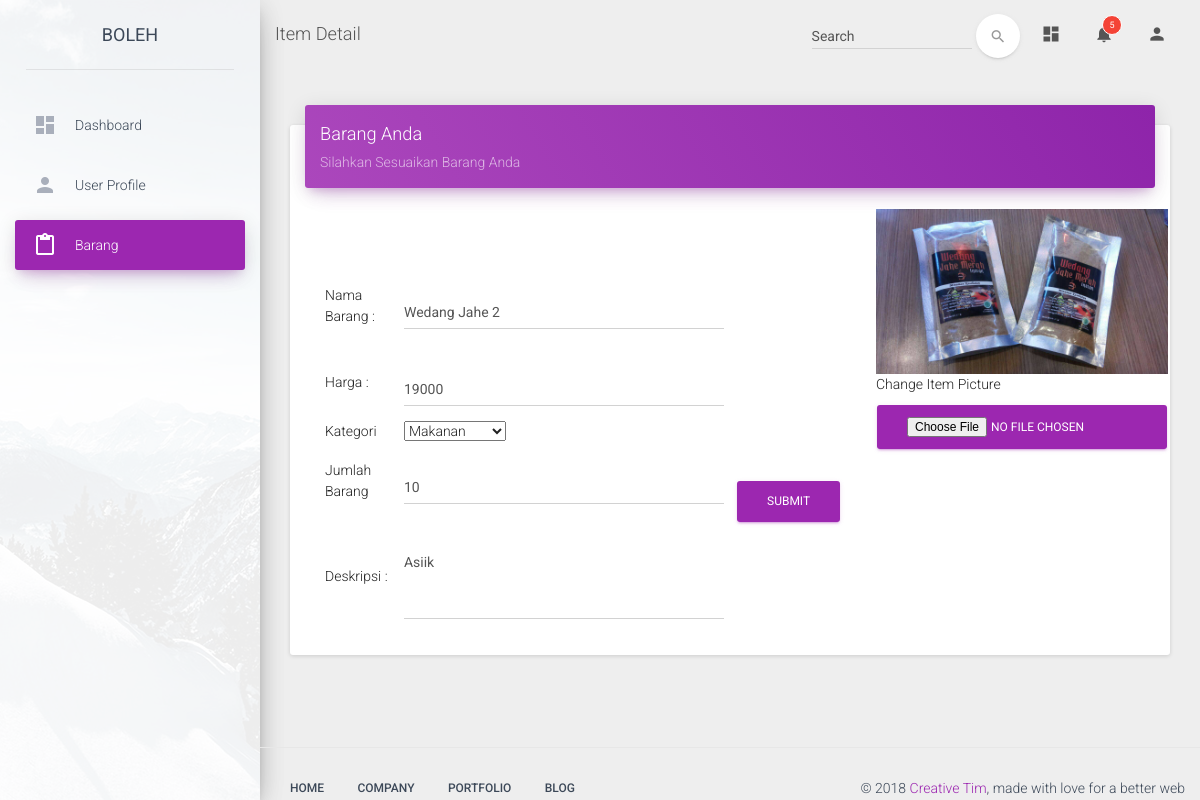
The page /dashboard/src/edititem.php?id=19 on the database its author committed.
### tables this page shows
CREATE TABLE `items` (
  `id_item` int(11) NOT NULL,
  `item_name` varchar(100) NOT NULL,
  `price` int(25) NOT NULL,
  `type` int(11) NOT NULL,
  `pic` varchar(100) NOT NULL,
  `description` text NOT NULL
);

CREATE TABLE `has_item` (
  `quantity` int(11) NOT NULL,
  `id_item` int(11) NOT NULL,
  `id_user` int(11) NOT NULL
);

### dashboard/src/edititem.php (the view, shortened to what this page needs)
<?php
include "config.php";
$id = $_GET['id'];
$query = mysqli_query($conn, "SELECT * FROM items WHERE id_item = '$id' ");
$query2 = mysqli_query($conn, "SELECT * FROM items JOIN has_item ON items.id_item = has_item.id_item WHERE has_item.id_item = $id ");
$result = mysqli_fetch_array($query);
$result2 = mysqli_fetch_array($query2);
 ?>
<!doctype html>
<html lang="en">
<head>
    <link href="../assets/css/bootstrap.min.css" rel="stylesheet" />
    <link href="../assets/css/material-dashboard.css" rel="stylesheet"/>
    <link href="../assets/css/demo.css" rel="stylesheet" />
    <link href="http://maxcdn.bootstrapcdn.com/font-awesome/latest/css/font-awesome.min.css" rel="stylesheet">
</head>
<body>
	<div class="wrapper">
	    <div class="sidebar" data-color="purple" data-image="../assets/img/sidebar-1.jpg">
			<div class="logo">
				<a href="..\..\home.php" class="simple-text">
					BOLEH
				</a>
			</div>
	    	<div class="sidebar-wrapper">
				<ul class="nav">
	                <li>
	                    <a href="dashboard.php">
	                        <i class="material-icons">dashboard</i>
	                        <p>Dashboard</p>
	                    </a>
	                </li>
	                <li>
	                    <a href="seller.php">
	                        <i class="material-icons">person</i>
	                        <p>User Profile</p>
	                    </a>
	                </li>
	                <li class="active">
	                    <a href="table.php">
	                        <i class="material-icons">content_paste</i>
	                        <p>Barang</p>
	                    </a>
	                </li>
	            </ul>
	    	</div>
	    </div>
	    <div class="main-panel">
			<nav class="navbar navbar-transparent navbar-absolute">
				<div class="container-fluid">
					<div class="navbar-header">
						<h4 >Item Detail</h4>
					</div>
					<div class="collapse navbar-collapse">
						<ul class="nav navbar-nav navbar-right">
							<li>
								<a href="#pablo" class="dropdown-toggle" data-toggle="dropdown">
									<i class="material-icons">dashboard</i>
								</a>
							</li>
							<li class="dropdown">
								<a href="#" class="dropdown-toggle" data-toggle="dropdown">
									<i class="material-icons">notifications</i>
									<span class="notification">5</span>
								</a>
							</li>
							<li>
								<a href="#pablo" class="dropdown-toggle" data-toggle="dropdown">
	 							   <i class="material-icons">person</i>
	 						   </a>
							</li>
						</ul>
						<form class="navbar-form navbar-right" role="search">
							<div class="form-group  is-empty">
	                        	<input type="text" class="form-control" placeholder="Search">
							</div>
							<button type="submit" class="btn btn-white btn-round btn-just-icon">
								<i class="material-icons">search</i><div class="ripple-container"></div>
							</button>
	                    </form>
					</div>
				</div>
			</nav>
			<div class="content">
				 <div class="container-fluid">
						 <div class="row">
								 <div class="col-md-12">
										 <div class="card">
												 <div class="card-header" data-background-color="purple">
														 <h4 class="title">Barang Anda</h4>
														 <p class="category">Silahkan Sesuaikan Barang Anda</p>
												 </div>
                             <div class="card-content table-responsive">
                              <form method="post" action="modules/edititem_process.php" enctype="multipart/form-data">
                                <div class="col-md-6">
                                  <table>
                                    <tbody>
                                         <div class="col-sm-3">
                                           <div class="form-group">
                                               <tr>
                                                 <td>Nama Barang :  </td>
                                                 <td><input type="text" name="item_name" placeholder = "Masukkan Nama Barang Anda" class="form-control" value="<?php echo $result['item_name'];?>" required></td>
                                               </tr>
                                           </div>
                                         </div>
                                         <div class="col-sm-3">
                                           <div class="form-group">
                                               <tr>
                                                 <td>Harga : </td>
                                                 <td><input type="number" min = 0 onkeypress="return event.charCode >=48" name="item_price" placeholder = "Masukkan Harga Barang" class="form-control" value="<?php echo $result['price'];?>" required></td>
                                               </tr>
                                           </div>
                                         </div>
                                           <div class="col-sm-3">
                                             <div class="dropdown">
                                                   <tr>
                                                     <td>Kategori</td>
                                                     <td><select class="dropdown-toggle" name="category">
                                                        <option value="0">Makanan</option>
                                                        </select>
                                                     </td>
                                                   </tr>
                                             </div>
                                           </div>
                                           <div class="col-sm-3">
                                             <div class="dropdown">
                                                   <tr>
                                                     <td>Jumlah Barang</td>
                                                     <td><input type="number" min= 0  onkeypress="return event.charCode >=48" name="quantity" placeholder = "Masukkan Jumlah Barang" class="form-control" value="<?php echo $result2['quantity'];?>" required></td>
                                                   </tr>
                                             </div>
                                           </div>
                                           <div class="col-sm-3">
                                             <div class="form-group">
                                                 <tr>
                                                   <td>Deskripsi : </td>
                                                   <td><textarea class="form-control" cols="60" rows="3" name="description" placeholder="Silahkan Masukan Deskripsi Barang Anda" rows="5"><?php echo $result2['description'];?></textarea>
                                                 </tr>
                                             </div>
                                           </div>
                                       </tbody>
                                  </table>
                                </div>
                                <div class="col-md-2">
                                </div>
                                <div class="col-md-4">
                                  <table>
                                   <tbody>
                                     <tr>
                                       <td><img src="images/<?php echo $result['pic'];?>"></td>
                                     </tr>
                                     <tr>
                                       <td>Change Item Picture</td>
                                     </tr>
                                     <tr>
                                       <td><input type="file" name="pict" class="btn btn-primary" ></td>
                                     </tr>
                                   </tbody>
                               </table>
                             </div>
                                <div class="col-sm-3">
                                   <tr>
                                     <td><button type="submit" class="btn btn-primary" name="submit">Submit</button></td>
                                   </tr>
                                 </div>
                           </form>
										</div>
									 </div>
								  </div>
	              </div>
	             </div>
             </div>
        <footer class="footer">
            <div class="container-fluid">
                <nav class="pull-left">
                    <ul>
                        <li>
                            <a href="#">
                                Home
                            </a>
                        </li>
                        <li>
                            <a href="#">
                                Company
                            </a>
                        </li>
                        <li>
                            <a href="#">
                                Portfolio
                            </a>
                        </li>
                        <li>
                            <a href="#">
                               Blog
                            </a>
                        </li>
                    </ul>
                </nav>
                <p class="copyright pull-right">
                    &copy; <script>document.write(new Date().getFullYear())</script> <a href="http://www.creative-tim.com">Creative Tim</a>, made with love for a better web
                </p>
            </div>
        </footer>
      </div>
    </div>
</body>
</html>

### rows shown on the page
items: item_name "Wedang Jahe 2", item_price "19000", pic (picture)
has_item: quantity "10", description "Asiik"
